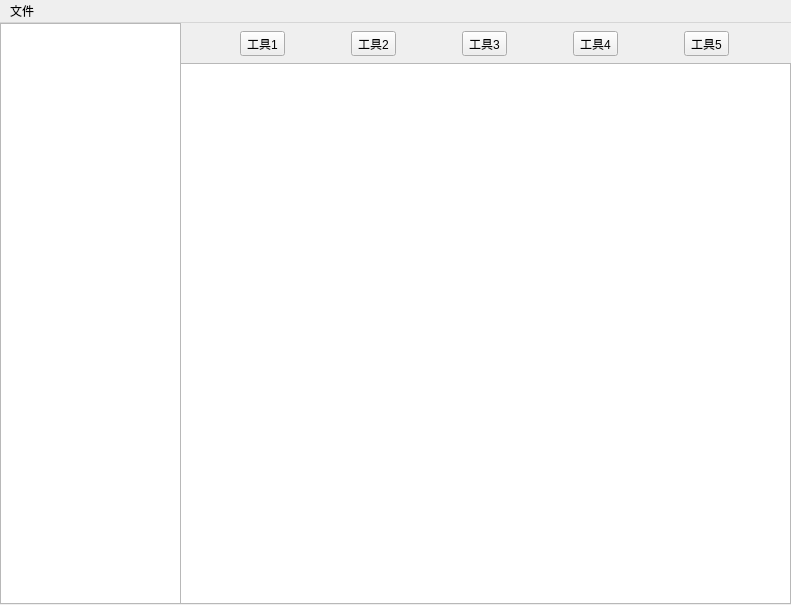
<?xml version="1.0" encoding="UTF-8"?>
<ui version="4.0">
 <class>MainWindow</class>
 <widget class="QMainWindow" name="MainWindow">
  <property name="geometry">
   <rect>
    <x>0</x>
    <y>0</y>
    <width>791</width>
    <height>605</height>
   </rect>
  </property>
  <property name="windowTitle">
   <string>MainWindow</string>
  </property>
  <widget class="QWidget" name="centralWidget">
   <widget class="QTextBrowser" name="textBrowser">
    <property name="geometry">
     <rect>
      <x>0</x>
      <y>0</y>
      <width>181</width>
      <height>581</height>
     </rect>
    </property>
   </widget>
   <widget class="QGraphicsView" name="graphicsView">
    <property name="geometry">
     <rect>
      <x>180</x>
      <y>40</y>
      <width>611</width>
      <height>541</height>
     </rect>
    </property>
   </widget>
   <widget class="QWidget" name="gridLayoutWidget">
    <property name="geometry">
     <rect>
      <x>180</x>
      <y>0</y>
      <width>611</width>
      <height>41</height>
     </rect>
    </property>
    <layout class="QGridLayout" name="gridLayout">
     <item row="0" column="1">
      <widget class="QToolButton" name="toolButton_2">
       <property name="text">
        <string>工具2</string>
       </property>
      </widget>
     </item>
     <item row="0" column="0">
      <widget class="QToolButton" name="toolButton">
       <property name="text">
        <string>工具1</string>
       </property>
      </widget>
     </item>
     <item row="0" column="2">
      <widget class="QToolButton" name="toolButton_3">
       <property name="text">
        <string>工具3</string>
       </property>
      </widget>
     </item>
     <item row="0" column="3">
      <widget class="QToolButton" name="toolButton_4">
       <property name="text">
        <string>工具4</string>
       </property>
      </widget>
     </item>
     <item row="0" column="4">
      <widget class="QToolButton" name="toolButton_5">
       <property name="text">
        <string>工具5</string>
       </property>
      </widget>
     </item>
    </layout>
   </widget>
  </widget>
  <widget class="QMenuBar" name="menuBar">
   <property name="geometry">
    <rect>
     <x>0</x>
     <y>0</y>
     <width>791</width>
     <height>23</height>
    </rect>
   </property>
   <widget class="QMenu" name="menu">
    <property name="title">
     <string>文件</string>
    </property>
    <addaction name="action_3"/>
    <addaction name="action"/>
    <addaction name="action_2"/>
   </widget>
   <addaction name="menu"/>
  </widget>
  <action name="action">
   <property name="text">
    <string>保存</string>
   </property>
  </action>
  <action name="action_2">
   <property name="text">
    <string>退出</string>
   </property>
  </action>
  <action name="action_3">
   <property name="text">
    <string>打开</string>
   </property>
  </action>
 </widget>
 <resources/>
 <connections/>
</ui>
